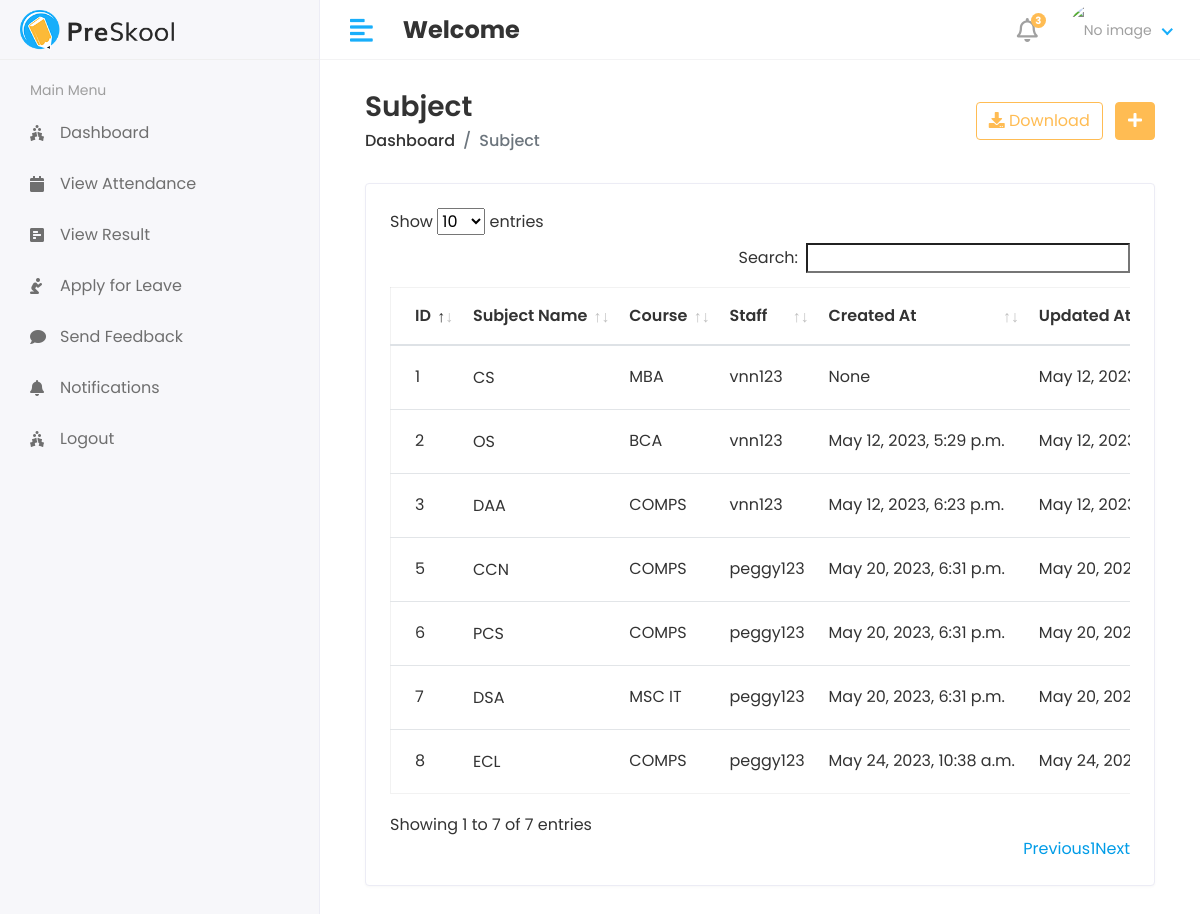
Screenshot of /hod/subject/view with the database file from the repository.
### app/models.py (models this page shows, shortened)
class Subject(models.Model):
    name = models.CharField(max_length=100)
    course = models.ForeignKey(Course, on_delete=models.CASCADE)
    staff = models.ForeignKey(Staff, on_delete=models.CASCADE)
    created_at = models.DateTimeField(auto_now_add=True, null=True)
    updated_at = models.DateTimeField(auto_now=True)

class Course(models.Model):
    name = models.CharField(max_length=100)
    created_at = models.DateTimeField(auto_now_add=True)
    updated_at = models.DateTimeField(auto_now=True)
    def __str__(self):
        return self.name

class Staff(models.Model):
    admin = models.OneToOneField(customUser, on_delete=models.CASCADE)
    address = models.TextField()
    gender = models.CharField(max_length=100)
    created_at = models.DateTimeField(auto_now_add=True)
    updated_at = models.DateTimeField(auto_now=True)
    def __str__(self):
        return self.admin.username

class customUser(AbstractUser):
    USER = (
        ('1', 'HOD'),
        ('2', 'STAFF'),
        ('3', 'STUDENT')
    )
    user_type = models.CharField(choices=USER, max_length=50, default=1)
    profile_pic = models.ImageField(upload_to='media/profile_pic')

### attendance/hod_views.py (the view)
# urls.py: path('hod/subject/view', hod_views.view_subject, name='view_subject'),
def view_subject(request):
    subject = Subject.objects.all()
    context = {
        'subject': subject
    }
    return render(request, 'hod/view_subject.html', context)

### templates/hod/view_subject.html (shortened to what this page needs)
{% extends 'base.html' %}
{% block content %}
<div class="content container-fluid">
    <div class="page-header">
       <div class="row align-items-center">
          <div class="col">
             <h3 class="page-title">Subject</h3>
             <ul class="breadcrumb">
                <li class="breadcrumb-item"><a href="index.html">Dashboard</a></li>
                <li class="breadcrumb-item active">Subject</li>
             </ul>
          </div>
          <div class="col-auto text-right float-right ml-auto">
             <a href="#" class="btn btn-outline-primary mr-2"><i class="fas fa-download"></i> Download</a>
             <a href="add-student.html" class="btn btn-primary"><i class="fas fa-plus"></i></a>
          </div>
       </div>
    </div>
    <div class="row">
       <div class="col-sm-12">
          <div class="card card-table">
             <div class="card-body">
                <div class="table-responsive">
                   <table id="table_id" class="table table-hover table-center mb-0">
                      <thead>
                         <tr>
                            <th>ID</th>
                            <th>Subject Name</th>
                            <th>Course</th>
                            <th>Staff</th>
                            <th>Created At</th>
                            <th>Updated At</th>
                         </tr>
                      </thead>
                      <tbody>
                        {% for i in subject %}
                         <tr>
                            <td>{{i.id}}</td>
                            <td>
                               <h2 class="table-avatar">
                                  <a href="student-details.html">{{i.name}}</a>
                               </h2>
                            </td>
                            <td>{{i.course}}</td>
                            <td>{{i.staff}}</td>
                            <td>{{i.created_at}}</td>
                            <td>{{i.updated_at}}</td>
                         </tr>
                         {% endfor %}
                      </tbody>
                   </table>
                </div>
             </div>
          </div>
       </div>
    </div>
{% endblock %}

### static/assets/css/style.css (style rules this page uses)
html { height: 100%; }
body { background-color: #fff; color: #333; font-family: 'Poppins', sans-serif; font-size: 1rem; height: 100%; line-height: 1.5; overflow-x: hidden; }
h1, h2, h3, h4, h5, h6 { font-family: 'Poppins', sans-serif; margin-top: 0; }
a { color: #009ce7; }
input, button, a { transition: all 0.4s ease; -moz-transition: all 0.4s ease; -o-transition: all 0.4s ease; -ms-transition: all 0.4s ease; -webkit-transition: all 0.4s ease; }
ul, ol { padding: 0px; list-style: none; }
.table { color: #333; max-width: 100%; margin-bottom: 0; width: 100%; }
.table.dataTable { border-collapse: collapse !important; border: 1px solid rgba(0, 0, 0, 0.05); }
table.table td h2 { display: inline-block; font-size: inherit; font-weight: 400; margin: 0; padding: 0; vertical-align: middle; }
table.table td h2.table-avatar { align-items: center; display: inline-flex; font-size: inherit; font-weight: 400; margin: 0; padding: 0; vertical-align: middle; white-space: nowrap; }
table.table td h2 a { color: #333; }
.table thead tr th { font-weight: 600; }
.table tbody tr { border-bottom: 1px solid rgba(0, 0, 0, 0.05); }
.table.table-center td, .table.table-center th { vertical-align: middle; }
.card-table .card-body .table > thead > tr > th { border-top: 0; }
.card-table .card-body .table tr td:first-child, .card-table .card-body .table tr th:first-child { padding-left: 1.5rem; }
.card-table .table td, .card-table .table th { border-top: 1px solid #e2e5e8; padding: 1rem 0.75rem; white-space: nowrap; }
.btn-primary { background-color: #FFBC53; border: 1px solid #FFBC53; }
.btn-outline-primary { color: #FFBC53; border-color: #FFBC53; }
.card { border: 1px solid #ececf5; box-shadow: 0 1px 3px 0 rgba(0, 0, 0, 0.03); margin-bottom: 1.875rem; }
.card-body { padding: 1.5rem; }
.page-header { margin-bottom: 1.875rem; }
.page-header .breadcrumb { background-color: transparent; color: #6c757d; font-size: 1rem; font-weight: 500; margin-bottom: 0; padding: 0; }
.page-header .breadcrumb a { color: #333; }
.page-title { font-size: 28px; font-weight: 600; color: #333; margin-bottom: 5px; }

### rows the page displays
Subject: id "1", name "CS", course "MBA", staff "vnn123", created_at "None", updated_at "May 12,…"
Subject: id "2", name "OS", course "BCA", staff "vnn123", created_at "May 12, 2023, 5:29 p.m.", updated_at "May 12,…"
Subject: id "3", name "DAA", course "COMPS", staff "vnn123", created_at "May 12, 2023, 6:23 p.m.", updated_at "May 12,…"
Subject: id "5", name "CCN", course "COMPS", staff "peggy123", created_at "May 20, 2023, 6:31 p.m.", updated_at "May 20,…"
Subject: id "6", name "PCS", course "COMPS", staff "peggy123", created_at "May 20, 2023, 6:31 p.m.", updated_at "May 20,…"
Subject: id "7", name "DSA", course "MSC IT", staff "peggy123", created_at "May 20, 2023, 6:31 p.m.", updated_at "May 20,…"
Subject: id "8", name "ECL", course "COMPS", staff "peggy123", created_at "May 24, 2023, 10:38 a.m.", updated_at "May 24,…"
